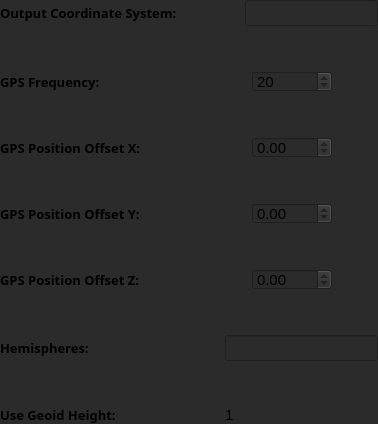
                  <widget class="QWidget" name="scrollAreaWidgetContents_3">
                   <property name="geometry">
                    <rect>
                     <x>0</x>
                     <y>0</y>
                     <width>378</width>
                     <height>424</height>
                    </rect>
                   </property>
                   <property name="styleSheet">
                    <string notr="true">QWidget{background:#2b2b2b}
</string>
                   </property>
                   <layout class="QVBoxLayout" name="verticalLayout_9">
                    <property name="spacing">
                     <number>45</number>
                    </property>
                    <property name="leftMargin">
                     <number>0</number>
                    </property>
                    <property name="topMargin">
                     <number>0</number>
                    </property>
                    <property name="rightMargin">
                     <number>0</number>
                    </property>
                    <property name="bottomMargin">
                     <number>0</number>
                    </property>
                    <item>
                     <layout class="QHBoxLayout" name="horizontalLayout_29">
                      <item>
                       <widget class="QLabel" name="labelSystem">
                        <property name="minimumSize">
                         <size>
                          <width>200</width>
                          <height>0</height>
                         </size>
                        </property>
                        <property name="maximumSize">
                         <size>
                          <width>16777215</width>
                          <height>16777215</height>
                         </size>
                        </property>
                        <property name="font">
                         <font>
                          <family>Arial Black</family>
                          <pointsize>10</pointsize>
                          <weight>75</weight>
                          <bold>true</bold>
                         </font>
                        </property>
                        <property name="text">
                         <string>Output Coordinate System:</string>
                        </property>
                       </widget>
                      </item>
                      <item>
                       <widget class="QLineEdit" name="outputCoordinateSystem">
                        <property name="font">
                         <font>
                          <family>Arial</family>
                          <pointsize>11</pointsize>
                         </font>
                        </property>
                        <property name="readOnly">
                         <bool>true</bool>
                        </property>
                       </widget>
                      </item>
                     </layout>
                    </item>
                    <item>
                     <layout class="QHBoxLayout" name="horizontalLayout_69">
                      <item>
                       <widget class="QLabel" name="label_noOfCores_3">
                        <property name="minimumSize">
                         <size>
                          <width>160</width>
                          <height>0</height>
                         </size>
                        </property>
                        <property name="maximumSize">
                         <size>
                          <width>16777215</width>
                          <height>16777215</height>
                         </size>
                        </property>
                        <property name="font">
                         <font>
                          <family>Arial Black</family>
                          <pointsize>10</pointsize>
                          <weight>75</weight>
                          <bold>true</bold>
                         </font>
                        </property>
                        <property name="toolTip">
                         <string>Number of cores</string>
                        </property>
                        <property name="text">
                         <string>GPS Frequency:</string>
                        </property>
                       </widget>
                      </item>
                      <item>
                       <spacer name="horizontalSpacer_46">
                        <property name="orientation">
                         <enum>Qt::Horizontal</enum>
                        </property>
                        <property name="sizeHint" stdset="0">
                         <size>
                          <width>40</width>
                          <height>20</height>
                         </size>
                        </property>
                       </spacer>
                      </item>
                      <item>
                       <widget class="QSpinBox" name="spinBoxGpsFreq">
                        <property name="minimumSize">
                         <size>
                          <width>80</width>
                          <height>20</height>
                         </size>
                        </property>
                        <property name="font">
                         <font>
                          <pointsize>11</pointsize>
                         </font>
                        </property>
                        <property name="readOnly">
                         <bool>true</bool>
                        </property>
                        <property name="suffix">
                         <string/>
                        </property>
                        <property name="prefix">
                         <string/>
                        </property>
                        <property name="minimum">
                         <number>1</number>
                        </property>
                        <property name="maximum">
                         <number>20</number>
                        </property>
                        <property name="value">
                         <number>20</number>
                        </property>
                       </widget>
                      </item>
                      <item>
                       <spacer name="horizontalSpacer_47">
                        <property name="orientation">
                         <enum>Qt::Horizontal</enum>
                        </property>
                        <property name="sizeHint" stdset="0">
                         <size>
                          <width>40</width>
                          <height>20</height>
                         </size>
                        </property>
                       </spacer>
                      </item>
                     </layout>
                    </item>
                    <item>
                     <layout class="QHBoxLayout" name="horizontalLayout_30">
                      <item>
                       <widget class="QLabel" name="label_3">
                        <property name="minimumSize">
                         <size>
                          <width>160</width>
                          <height>0</height>
                         </size>
                        </property>
                        <property name="maximumSize">
                         <size>
                          <width>16777215</width>
                          <height>16777215</height>
                         </size>
                        </property>
                        <property name="font">
                         <font>
                          <family>Arial Black</family>
                          <pointsize>10</pointsize>
                          <weight>75</weight>
                          <bold>true</bold>
                         </font>
                        </property>
                        <property name="text">
                         <string>GPS Position Offset X:</string>
                        </property>
                       </widget>
                      </item>
                      <item>
                       <spacer name="horizontalSpacer_21">
                        <property name="orientation">
                         <enum>Qt::Horizontal</enum>
                        </property>
                        <property name="sizeHint" stdset="0">
                         <size>
                          <width>40</width>
                          <height>20</height>
                         </size>
                        </property>
                       </spacer>
                      </item>
                      <item alignment="Qt::AlignHCenter">
                       <widget class="QDoubleSpinBox" name="doubleSpinBoxXRtk">
                        <property name="minimumSize">
                         <size>
                          <width>80</width>
                          <height>20</height>
                         </size>
                        </property>
                        <property name="font">
                         <font>
                          <pointsize>11</pointsize>
                         </font>
                        </property>
                        <property name="readOnly">
                         <bool>true</bool>
                        </property>
                        <property name="minimum">
                         <double>-5.000000000000000</double>
                        </property>
                        <property name="maximum">
                         <double>5.000000000000000</double>
                        </property>
                       </widget>
                      </item>
                      <item>
                       <spacer name="horizontalSpacer">
                        <property name="orientation">
                         <enum>Qt::Horizontal</enum>
                        </property>
                        <property name="sizeHint" stdset="0">
                         <size>
                          <width>40</width>
                          <height>20</height>
                         </size>
                        </property>
                       </spacer>
                      </item>
                     </layout>
                    </item>
                    <item>
                     <layout class="QHBoxLayout" name="horizontalLayout_39">
                      <item>
                       <widget class="QLabel" name="label_4">
                        <property name="minimumSize">
                         <size>
                          <width>160</width>
                          <height>0</height>
                         </size>
                        </property>
                        <property name="maximumSize">
                         <size>
                          <width>16777215</width>
                          <height>16777215</height>
                         </size>
                        </property>
                        <property name="font">
                         <font>
                          <family>Arial Black</family>
                          <pointsize>10</pointsize>
                          <weight>75</weight>
                          <bold>true</bold>
                         </font>
                        </property>
                        <property name="text">
                         <string>GPS Position Offset Y:</string>
                        </property>
                       </widget>
                      </item>
                      <item>
                       <spacer name="horizontalSpacer_37">
                        <property name="orientation">
                         <enum>Qt::Horizontal</enum>
                        </property>
                        <property name="sizeHint" stdset="0">
                         <size>
                          <width>40</width>
                          <height>20</height>
                         </size>
                        </property>
                       </spacer>
                      </item>
                      <item>
                       <widget class="QDoubleSpinBox" name="doubleSpinBoxYRtk">
                        <property name="minimumSize">
                         <size>
                          <width>80</width>
                          <height>20</height>
                         </size>
                        </property>
                        <property name="font">
                         <font>
                          <pointsize>11</pointsize>
                         </font>
                        </property>
                        <property name="readOnly">
                         <bool>true</bool>
                        </property>
                        <property name="minimum">
                         <double>-5.000000000000000</double>
                        </property>
                        <property name="maximum">
                         <double>5.000000000000000</double>
                        </property>
                       </widget>
                      </item>
                      <item>
                       <spacer name="horizontalSpacer_36">
                        <property name="orientation">
                         <enum>Qt::Horizontal</enum>
                        </property>
                        <property name="sizeHint" stdset="0">
                         <size>
                          <width>40</width>
                          <height>20</height>
                         </size>
                        </property>
                       </spacer>
                      </item>
                     </layout>
                    </item>
                    <item>
                     <layout class="QHBoxLayout" name="horizontalLayout_40">
                      <item>
                       <widget class="QLabel" name="label_5">
                        <property name="minimumSize">
                         <size>
                          <width>160</width>
                          <height>0</height>
                         </size>
                        </property>
                        <property name="maximumSize">
                         <size>
                          <width>16777215</width>
                          <height>16777215</height>
                         </size>
                        </property>
                        <property name="font">
                         <font>
                          <family>Arial Black</family>
                          <pointsize>10</pointsize>
                          <weight>75</weight>
                          <bold>true</bold>
                         </font>
                        </property>
                        <property name="text">
                         <string>GPS Position Offset Z:</string>
                        </property>
                       </widget>
                      </item>
                      <item>
                       <spacer name="horizontalSpacer_39">
                        <property name="orientation">
                         <enum>Qt::Horizontal</enum>
                        </property>
                        <property name="sizeHint" stdset="0">
                         <size>
                          <width>40</width>
                          <height>20</height>
                         </size>
                        </property>
                       </spacer>
                      </item>
                      <item>
                       <widget class="QDoubleSpinBox" name="doubleSpinBoxZRtk">
                        <property name="minimumSize">
                         <size>
                          <width>80</width>
                          <height>20</height>
                         </size>
                        </property>
                        <property name="font">
                         <font>
                          <pointsize>11</pointsize>
                         </font>
                        </property>
                        <property name="readOnly">
                         <bool>true</bool>
                        </property>
                        <property name="minimum">
                         <double>-5.000000000000000</double>
                        </property>
                        <property name="maximum">
                         <double>5.000000000000000</double>
                        </property>
                       </widget>
                      </item>
                      <item>
                       <spacer name="horizontalSpacer_38">
                        <property name="orientation">
                         <enum>Qt::Horizontal</enum>
                        </property>
                        <property name="sizeHint" stdset="0">
                         <size>
                          <width>40</width>
                          <height>20</height>
                         </size>
                        </property>
                       </spacer>
                      </item>
                     </layout>
                    </item>
                    <item>
                     <layout class="QHBoxLayout" name="horizontalLayout_31">
                      <item>
                       <widget class="QLabel" name="labelSystem_2">
                        <property name="minimumSize">
                         <size>
                          <width>180</width>
                          <height>0</height>
                         </size>
                        </property>
                        <property name="font">
                         <font>
                          <family>Arial Black</family>
                          <pointsize>10</pointsize>
                          <weight>75</weight>
                          <bold>true</bold>
                         </font>
                        </property>
                        <property name="text">
                         <string>Hemispheres:</string>
                        </property>
                       </widget>
                      </item>
                      <item>
                       <widget class="QLineEdit" name="lineEditHemi">
                        <property name="font">
                         <font>
                          <family>Arial</family>
                          <pointsize>11</pointsize>
                         </font>
                        </property>
                        <property name="readOnly">
                         <bool>true</bool>
                        </property>
                       </widget>
                      </item>
                     </layout>
                    </item>
                    <item>
                     <layout class="QHBoxLayout" name="horizontalLayout_71">
                      <item>
                       <widget class="QLabel" name="labelalgorithm1Label_3">
                        <property name="minimumSize">
                         <size>
                          <width>180</width>
                          <height>0</height>
                         </size>
                        </property>
                        <property name="font">
                         <font>
                          <family>Arial Black</family>
                          <pointsize>10</pointsize>
                          <weight>75</weight>
                          <bold>true</bold>
                         </font>
                        </property>
                        <property name="text">
                         <string>Use Geoid Height: </string>
                        </property>
                       </widget>
                      </item>
                      <item>
                       <widget class="QLabel" name="labelGeoid">
                        <property name="font">
                         <font>
                          <pointsize>11</pointsize>
                         </font>
                        </property>
                        <property name="text">
                         <string>1</string>
                        </property>
                       </widget>
                      </item>
                     </layout>
                    </item>
                   </layout>
                  </widget>
